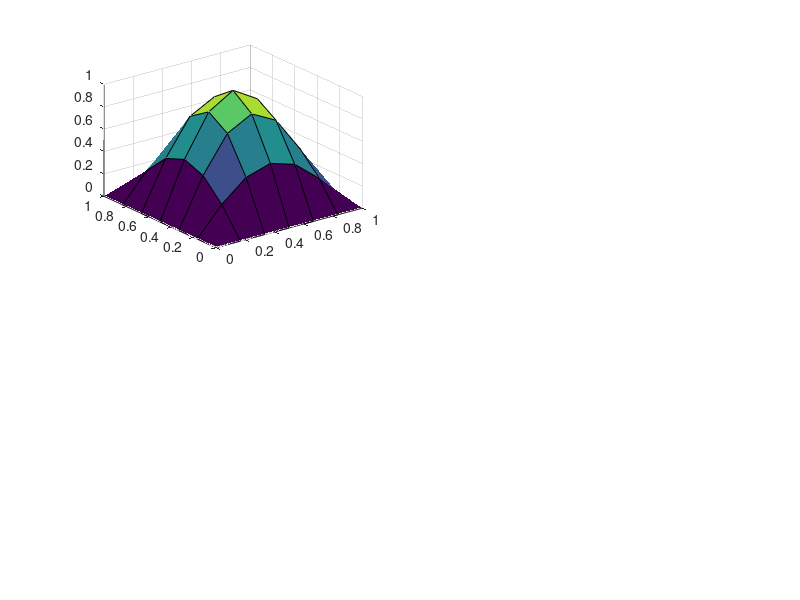

The MATLAB source for this figure: (Note: this script raises an error after producing the figure.)
clc;
xmin = 0; ymin = 0;
xmax = 1; ymax = 1;
NJacobi = 32;
N = [7 15 31 63];
N = [7 15];

for ni = 1:length(N)
    Nx = N(ni); hx = (xmax-xmin)/(Nx-1);
    Ny = N(ni); hy = (ymax-ymin)/(Ny-1);

    [X,Y] = meshgrid(xmin:hx:xmax,...
                     ymin:hy:ymax);
    tAnalytic = @(x,y) sin(pi.*x).*sin(pi.*y);
    figure(1);
    subplot(2,2,ni); zlim([0,1]);
    surf(X,Y,tAnalytic(X,Y));

    %Construct B column vector
    %TODO: construct without iteration
    fB = @(row) sin(pi*mod((row-1),Nx)*hx)*sin(pi*fix((row-1)/Nx)*hy);
    B = ones(Nx*Ny,1);
    for row = 1:length(B)
        B(row) = fB(row);
    end;
    B = B*-2*pi^2*hx^2*hy^2;
    tic
%     Xt = getA(Nx, Ny, 'full') \ B; %Full matrix and direct solver
%     Xt = getA(Nx, Ny, 'sparse') \ B; %Sparse matrix and direct solver
    Xt = gaussSeidelSparse(B, Nx, Ny); % Achtung! Takes Around one hour to compute 63x63 mesh
    toc
    
    Xt = reshape(Xt, [Nx Ny]);
    Xt = Xt';

    figure(2);
    colormap('jet');
    sp = subplot(2,2,ni);
    mesh(X,Y,Xt);
    zlim(sp,[0 1]);
    
    figure(3);
    subplot(2,2,ni);
    v = linspace(0,1,6);
    [C,h] = contour3(X,Y,Xt, v);
    clabel(C,h);

end